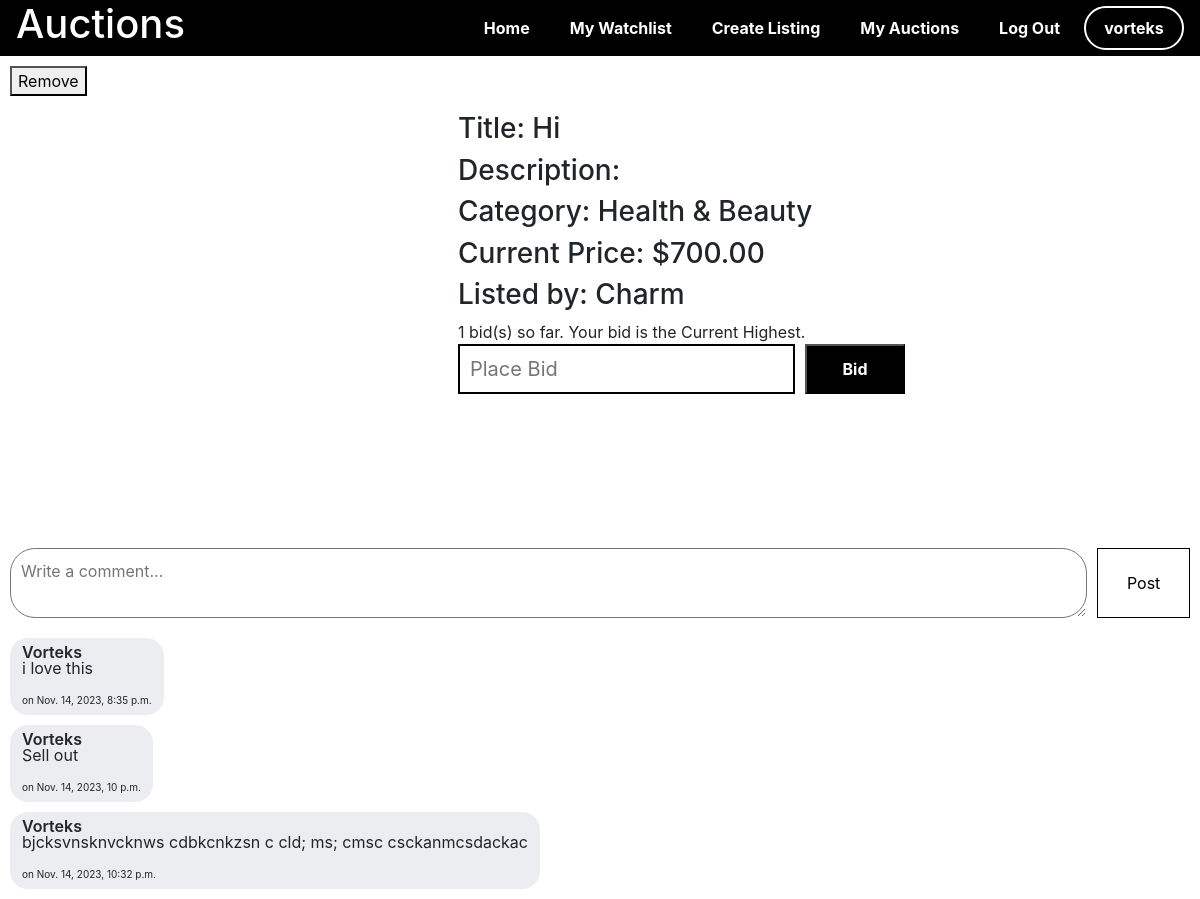
Screenshot of /listing/2 (signed in) with the database file from the repository.
### auctions/models.py (models this page shows, shortened)
class User(AbstractUser):
    email = models.EmailField(unique=True)
    watchlist = models.ManyToManyField('Listings', related_name='watchlist', blank=True)
    auctions = models.ManyToManyField('Listings', related_name='auctions', blank=True)

class Listings(models.Model):
    user = models.ForeignKey(User, on_delete=models.CASCADE)
    title = models.CharField(max_length=60)
    desc = models.TextField(max_length=120, null=True, blank=True)
    img = models.URLField(null=True, blank=True)
    cat = models.ForeignKey(Categories, null=True, on_delete=models.CASCADE, blank=True)
    startprice = models.IntegerField(default=0)
    highestbid = models.ForeignKey('Bids', null=True, blank=True, on_delete=models.DO_NOTHING)
    created = models.DateTimeField(auto_now_add=True)
    is_active = models.BooleanField(default=True)

class Categories(models.Model):
    name = models.CharField(max_length=60)
    img = models.URLField( blank=True, null=True )

class Bids(models.Model):
    user = models.ForeignKey(User, on_delete=models.CASCADE)
    list = models.ForeignKey(Listings, on_delete=models.CASCADE)
    amount = models.CharField(max_length=20)
    created = models.DateTimeField(auto_now_add=True)
    class Meta:
        unique_together = ('user', 'list')

class Comments(models.Model):
    user = models.ForeignKey(User, on_delete=models.CASCADE)
    clist = models.ForeignKey(Listings, on_delete=models.CASCADE)
    comments = models.TextField(max_length=300)
    created = models.DateTimeField(auto_now_add=True)

### auctions/views.py (the view)
# urls.py: path("listing/<int:listing_id>", views.listing, name="listing"),
def listing(request, listing_id):
    user = request.user
    cform = CommentForm()
    content = get_object_or_404(models.Listings, pk=listing_id)
    comments = models.Comments.objects.filter(clist=content)
    messages_data = messages.get_messages(request)
    messages_list = [str(message) for message in messages_data]
    if request.user.is_authenticated:
        user_bid = models.Bids.objects.filter(user=request.user, list=content)
    else:
        user_bid = None
    bidders = models.Bids.objects.filter(list=content).count()
    if bidders == 0:
        highest_bid = None
    else:
        highest_bid = models.Bids.objects.filter(list=content).order_by('amount')[0]
    return render(request, "auctions/listing.html", {
        'content': content,
        'user': user,
        'messages': messages_list,
        'user_bid': user_bid,
        'bidders': bidders,
        'highest_bid': highest_bid,
        'cform': cform,
        'comments': comments
    })

### auctions/forms.py
class CommentForm(forms.ModelForm):
    class Meta:
        model = Comments
        fields = ['comments']

### auctions/templates/auctions/listing.html (shortened to what this page needs)
{% extends "auctions/layout.html" %}
{% block body %}
    {% if content in user.watchlist.all %}
        <a href="{% url 'dellist' content.id %}"><button>Remove</button></a>
    {% else %}
    <a href="{% url 'addwatchlist' content.id %}"><button>Watchlist</button></a>
    {% endif %}
    <div class="listing-det">
        <div class="listing-img">
        </div>
        <div class="lister">
            <div class="listingdetails">
                <h3 class="listingline">
                    <span>Title: </span>
                    <span>{{ content.title }}</span>
                </h3>
                <h3 class="listingline">
                    <span>Description: </span>
                </h3>
                <h3 class="listingline">
                    <span>Category: </span>
                    <span>{{ content.cat.name }}</span>
                </h3>
                <h3 class="listingline">
                    <span>{% if content.is_active %}Current Price{% else %} Sold at{% endif %}: </span>
                    <span>${% if highest_bid %}{{ highest_bid.amount }}{% else %}{{ content.startprice }}{% endif %}.00</span>
                </h3>
                <h3 class="listingline">
                    <span>Listed by: </span>
                    <span style="text-transform: capitalize;">{{ content.user.username }}</span>
                </h3>
            </div>
            {% if content.is_active %}
                <div class="listingbid">
                    {% if highest_bid %}
                        <span>{{ bidders }} bid(s) so far.</span>
                        {% if highest_bid.user == user %}<span> Your bid is the Current Highest.</span>{% endif %}
                    {% else %}
                        <span>No one has bidded yet</span>
                    {% endif %}
                    {% if content.user == user %}
                        <div class="listowner">
                            <a href=" {% url 'close' content.id %} "><button>Close Bid</button></a>
                        </div>
                    {% else %}
                        <div class="bidder">
                            <form action="{% url 'bid' content.id %}" method="post">
                                <input type="number" name="bid" id="" placeholder="Place Bid">
                                <input type="submit" value="Bid">
                            </form>
                        </div>
                    {% endif %}
                </div>
            {% endif %}
        </div>
    </div>
    <div class="comment">
        <form method="post" action="{% url 'comment' content.id %}" class="commenter">
            <textarea name="{{ cform.comments.name }}" id="comments" placeholder="Write a comment..."></textarea>
            <input type="submit" value="Post">
        </form>
        <div class="comments">
            {% for comment in comments %}
                <div class="comment-display">
                    <div class="comment-users">
                        <span style="text-transform: capitalize;" class="comment-user">{{ comment.user.username }} {% if user == content.user %}(Creator){% endif %}</span>
                        <p class="comment-comment">{{ comment.comments }}</p>
                        <span class="comment-time">on {{ comment.created }}</span>
                    </div>
                </div>
            {% endfor %}
        </div>
    </div>
{% endblock %}

### auctions/templates/auctions/layout.html (shortened to what this page needs)
{% load static %}
<!DOCTYPE html>
<html lang="en">
    <head>
        <link rel="stylesheet" href="https://stackpath.bootstrapcdn.com/bootstrap/4.4.1/css/bootstrap.min.css">
        <link href="{% static 'auctions/styles.css' %}" rel="stylesheet">
        <link href="{% static 'auctions/myscroller.css' %}" rel="stylesheet">
    </head>
    <body>
        <header>
            <div class="logo">
                <h1>Auctions</h1>
            </div>
            <nav>
                <a href="{% url 'index' %}">Home</a>
                {% if user.is_authenticated %}
                    <a class="nav-link" href="{% url 'watchlist' %}">My Watchlist</a>
                    <a class="nav-link" href="{% url 'create' %}">Create Listing</a>
                    <a class="nav-link" href="{% url 'auctions' %}">My Auctions</a>
                    <a class="nav-link" href="{% url 'logout' %}">Log Out</a>
                    <span class="user">{{user.username}}</span>
                {% else %}
                    <a href="{% url 'login' %}"> Sign in </a>
                    <a href="{% url 'register' %}"> Sign Up </a>
                {% endif %}
            </nav>
        </header>
        <main>
            {% block body %}
            {% endblock %}
        </main>
    </body>
</html>

### auctions/static/auctions/styles.css (style rules this page uses)
header { background-color: black; display: flex; flex-direction: row; justify-content: space-between; width: 100vw; padding:0 1rem; }
.logo { color: white; }
main { padding: 10px; }
a { text-decoration: none; }
.nav-link { text-decoration: none; color: white; }
nav { display: flex; flex-direction: row; align-items: center; gap: 0.5rem; }
nav a { float: left; display: block; color: white; text-align: center; padding: 14px 16px; text-decoration: none; font-weight: bold; }
span.user { padding: 0.5rem 1rem; border-radius: 50px; border: 2px solid white; width: 100px; font-weight: bold; color: white; text-align: center; }
.listing-det { display: flex; flex-direction: row; gap: 2rem; padding: 1rem; }
.listing-img { width: 400px; height: 400px; overflow: hidden; }
form.commenter { width: 100%; display: flex; flex-direction: row; gap: 10px; margin: 20px 0; }
form.commenter>textarea { width: 100%; border-radius: 25px; padding: 10px; overflow-y: scroll; scrollbar-width: none; -ms-overflow-style: none; }
.commenter>input[type=submit] { width: 100px; padding: 0.5rem; background-color: white; border: 1px solid black; }
.comment-users { background-color: #ebedf0; border-radius: 18px; display: inline-block; line-height: 16px; margin-top: 0; min-width: 0; padding: 6px 12px 7px 12px; }
.comment-user { font-weight: 600; }
.comments { display: flex; flex-direction: column; gap: 10px; }
.comment-time { display: block; font-size: 10px; }
.bidder input[type=number] { height: 50px; font-size: 20px; padding: 10px; width: 100%; border: 2px solid black; }
.bidder input[type=submit] { height: 50px; background-color: black; color: white; font-weight: bold; min-width: 100px; }
.bidder>form { display: flex; flex-direction: row; gap: 10px; }

### rows the page displays
User: username "vorteks"
Listings: title "Hi", cat.name "Health & Beauty", user.username "Charm"
Bids: amount "700"
Comments: user.username "Vorteks", comments "i love this", created "Nov. 14, 2023, 8:35 p.m."
Comments: user.username "Vorteks", comments "Sell out", created "Nov. 14, 2023, 10 p.m."
Comments: user.username "Vorteks", comments "bjcksvnsknvcknws cdbkcnkzsn c cld; ms; cmsc csckanmcsdackac", created "Nov. 14, 2023, 10:32 p.m."

### other values shown
{{ bidders }} "1"
